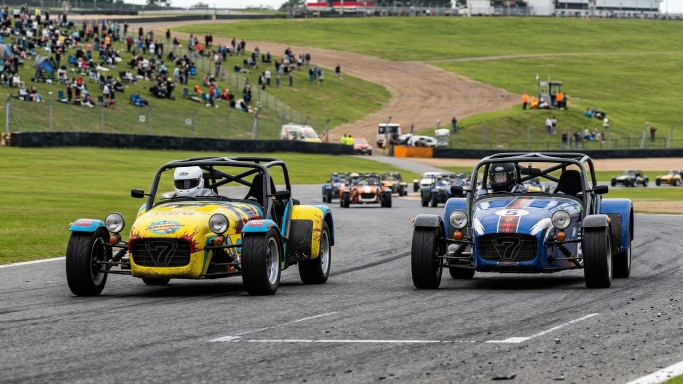
#> input picture Graphics/Launcher/background.jpg, 1365 x 768 px (shown at 1/2 size); its folder holds only this picture in this run
$ python -i theme.py   (imports and definitions only)
#> lines starting #> are read from the running program, lines starting #| are printed output that depends on the picture
"""Colours, fonts, the background photo and the small widgets every screen is built from."""
import os
import tkinter as tk
from tkinter import ttk

import racefiles

# Dark, blue-tinted palette that sits on the darkened background photo
BG = "#0b1323"
CARD = "#131e33"
CARD_HOVER = "#18253f"
BORDER = "#22314f"
BORDER_STRONG = "#3a4f78"
TEXT = "#eef2f8"
MUTED = "#a6b2c8"
DIM = "#6f7d98"
ACCENT = "#e0352b"         # racing red, shared by both sim logos
ACCENT_HOVER = "#c22a21"
ACCENT_SOFT = "#3a161a"
SUCCESS = "#33c27a"
SUCCESS_SOFT = "#123323"
WARNING = "#f0a63a"
WARNING_SOFT = "#3a2b12"
INFO = "#5b9bff"
INFO_SOFT = "#16284a"
NEUTRAL_SOFT = "#1d2a44"
INPUT = "#0e182b"
HEADER = "#080e1a"

CONSOLE_BG = "#070c16"
CONSOLE_FG = "#d5d9e0"
CONSOLE_DIM = "#6f7d98"
CONSOLE_SEL = "#1d2a44"

FONT = "Segoe UI"
FONT_MONO = "Consolas"

LOGO_DIR = os.path.join(racefiles.APP_DIR, "Graphics", "Logos")
BACKGROUND = os.path.join(racefiles.APP_DIR, "Graphics", "Launcher", "background.jpg")
SIM_LOGOS = {"AMS2": "AMS2Logo.png", "RaceRoom": "Raceroom.png"}
SIM_NAMES = {"AMS2": "Automobilista 2", "RaceRoom": "RaceRoom"}

OVERLAY = (6, 16, 40)       # the blue the photo is darkened towards
OVERLAY_ALPHA = 0.72
CIRCLE = (236, 241, 249)    # the light circle behind the sim logos

_image_cache = {}


def _rgb(hex_colour):
    return tuple(int(hex_colour[i:i + 2], 16) for i in (1, 3, 5))


# ---------------------------------------------------------------- the background photo

_base = None


def _base_photo():
    """The background photo, blurred a touch and darkened with the blue overlay (once)."""
    global _base
    if _base is None:
        from PIL import Image, ImageFilter
        try:
            im = Image.open(BACKGROUND).convert("RGB")
#> im is the input picture: PIL image 1365x768 RGB; mean R, G, B 114.5, 115.3, 93.3
        except OSError:
            im = Image.new("RGB", (1600, 900), _rgb(BG))
        im = im.filter(ImageFilter.GaussianBlur(1.2))
        _base = Image.blend(im, Image.new("RGB", im.size, OVERLAY), OVERLAY_ALPHA)
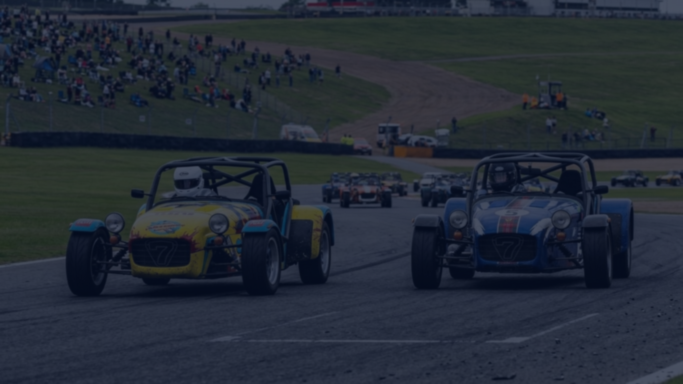
#> _base: PIL image 1365x768 RGB (shown at 1/2 size); mean R, G, B 35.9, 43.3, 54.4
    return _base


# [125 lines left out: functions background, _logo_image, logo, logo_badge, setup_styles, button, not called in this run]


def label(parent, text="", size=10, colour=TEXT, weight="normal", bg=None, **kw):
    return tk.Label(parent, text=text, bg=bg or parent.cget("bg"), fg=colour, font=(FONT, size, weight),
                    anchor=kw.pop("anchor", "w"), justify=kw.pop("justify", "left"), **kw)


def card(parent, padx=18, pady=16, bg=CARD):
    return tk.Frame(parent, bg=bg, highlightbackground=BORDER, highlightthickness=1, padx=padx, pady=pady)


def pill(parent, text, fg, bg):
    return tk.Label(parent, text=f" {text} ", bg=bg, fg=fg, font=(FONT, 8, "bold"), padx=6, pady=2)


# [6 lines left out: function bind_tree, not called in this run]


class PhotoCanvas(tk.Canvas):
    """A canvas showing the darkened background photo, redrawn to fit whenever it is resized.

    on_layout(width, height) is called after each resize so the screen can place its items."""

    # [37 lines left out: functions __init__, _configured, redraw, link, not called in this run]


class ScrollFrame(tk.Frame):
    """A vertically scrolling area; put content in .inner. The wheel scrolls it while hovered."""

    # [19 lines left out: functions __init__, _on_scroll, not called in this run]

    def _wheel(self, event):
        if self.canvas.yview() != (0.0, 1.0):
            self.canvas.yview_scroll(int(-1 * (event.delta / 120)), "units")

    def to_top(self):
        self.canvas.yview_moveto(0)


# [5 lines left out: function format_duration, not called in this run]


def minutes(seconds):
    m = int(round((seconds or 0) / 60))
    return f"{m} min" if m < 60 else f"{m // 60} h {m % 60:02d} min"


# [4 lines left out: function pretty_track, not called in this run]

>>> result = _base_photo()
